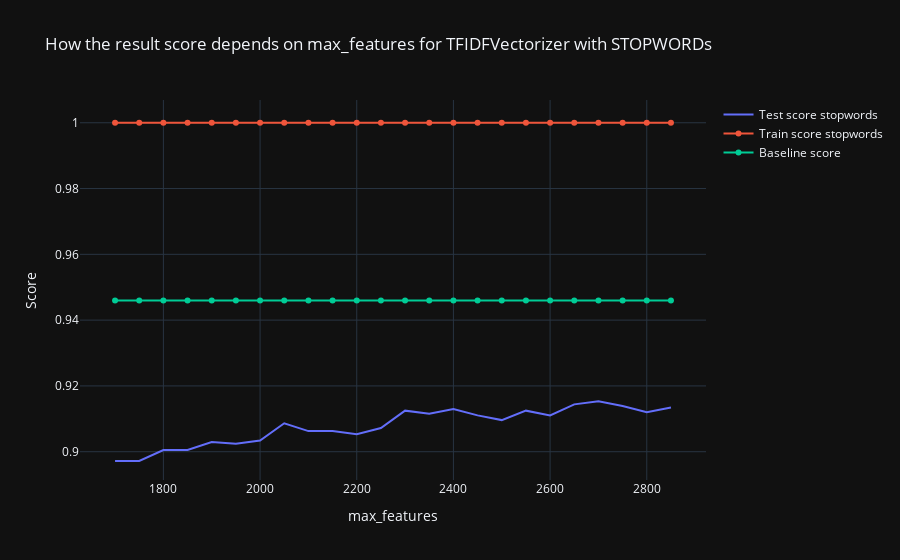

Source (notebook cell):
### Code cell
fig = go.Figure()
fig.add_trace(go.Scatter(x=list(range(min_value,max_value, step_value)), y=score_test_lst2,
                    mode='lines',
                    name='Test score stopwords'))
fig.add_trace(go.Scatter(x=list(range(min_value,max_value, step_value)), y=score_train_lst2,
                    mode='lines+markers',
                    name='Train score stopwords'))
fig.add_trace(go.Scatter(x=list(range(min_value,max_value, step_value)), y=[base_line]*(max_value-min_value),
                    mode='lines+markers',
                    name='Baseline score'))

fig.update_layout(title='How the result score depends on max_features for TFIDFVectorizer with STOPWORDs',
                   xaxis_title='max_features',
                   yaxis_title='Score')
fig.show()

### Figure 1 — Plotly figure (JSON) as saved in the notebook; plotly's stock layout.template omitted (floating-point values rounded to 4 significant figures; data arrays with more than 128 entries replaced by an {"elided": "..."} marker saying what was removed)
{"data": [{"mode": "lines", "name": "Test score stopwords", "type": "scatter", "x": [1700, 1750, 1800, 1850, 1900, 1950, 2000, 2050, 2100, 2150, 2200, 2250, 2300, 2350, 2400, 2450, 2500, 2550, 2600, 2650, 2700, 2750, 2800, 2850], "y": [0.8972, 0.8972, 0.9005, 0.9005, 0.9029, 0.9024, 0.9034, 0.9087, 0.9063, 0.9063, 0.9053, 0.9072, 0.9125, 0.9115, 0.913, 0.911, 0.9096, 0.9125, 0.911, 0.9144, 0.9154, 0.9139, 0.912, 0.9134]}, {"mode": "lines+markers", "name": "Train score stopwords", "type": "scatter", "x": [1700, 1750, 1800, 1850, 1900, 1950, 2000, 2050, 2100, 2150, 2200, 2250, 2300, 2350, 2400, 2450, 2500, 2550, 2600, 2650, 2700, 2750, 2800, 2850], "y": [1, 1, 1, 1, 1, 1, 1, 1, 1, 1, 1, 1, 1, 1, 1, 1, 1, 1, 1, 1, 1, 1, 1, 1]}, {"mode": "lines+markers", "name": "Baseline score", "type": "scatter", "x": [1700, 1750, 1800, 1850, 1900, 1950, 2000, 2050, 2100, 2150, 2200, 2250, 2300, 2350, 2400, 2450, 2500, 2550, 2600, 2650, 2700, 2750, 2800, 2850], "y": {"elided": "1200 float values"}}], "layout": {"autosize": true, "title": {"text": "How the result score depends on max_features for TFIDFVectorizer with STOPWORDs"}, "xaxis": {"autorange": true, "range": [1630.0, 2920.0], "title": {"text": "max_features"}, "type": "linear"}, "yaxis": {"autorange": true, "range": [0.8913, 1.008], "title": {"text": "Score"}, "type": "linear"}}}
